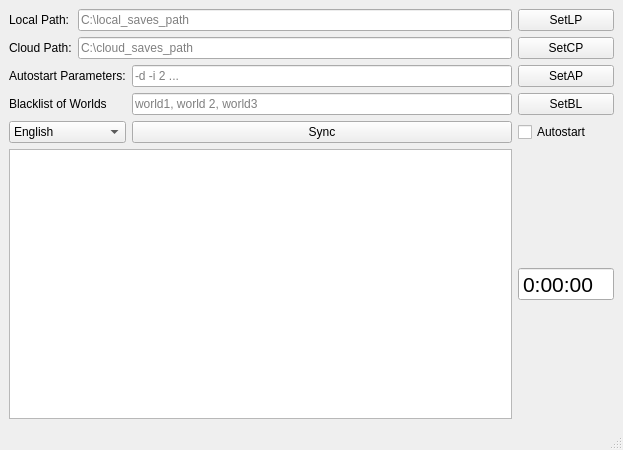
<?xml version="1.0" encoding="UTF-8"?>
<ui version="4.0">
 <class>MainWindow</class>
 <widget class="QMainWindow" name="MainWindow">
  <property name="geometry">
   <rect>
    <x>0</x>
    <y>0</y>
    <width>623</width>
    <height>450</height>
   </rect>
  </property>
  <property name="windowTitle">
   <string>MainWindow</string>
  </property>
  <widget class="QWidget" name="centralwidget">
   <layout class="QGridLayout" name="gridLayout">
    <item row="5" column="0" colspan="3">
     <widget class="QTextEdit" name="consola"/>
    </item>
    <item row="2" column="0" colspan="2">
     <widget class="QLabel" name="autostart_parameters_label">
      <property name="text">
       <string>Autostart Parameters:</string>
      </property>
     </widget>
    </item>
    <item row="4" column="4">
     <widget class="QCheckBox" name="autostart_checkbox">
      <property name="text">
       <string>Autostart</string>
      </property>
     </widget>
    </item>
    <item row="3" column="0" colspan="2">
     <widget class="QLabel" name="blacklist_label">
      <property name="text">
       <string>Blacklist of Worlds</string>
      </property>
     </widget>
    </item>
    <item row="0" column="4">
     <widget class="QPushButton" name="setlp">
      <property name="text">
       <string>SetLP</string>
      </property>
     </widget>
    </item>
    <item row="2" column="2">
     <widget class="QLineEdit" name="autostart_parameters_line_edit">
      <property name="placeholderText">
       <string>-d -i 2 ...</string>
      </property>
     </widget>
    </item>
    <item row="0" column="0">
     <widget class="QLabel" name="local_path_label">
      <property name="text">
       <string>Local Path:</string>
      </property>
     </widget>
    </item>
    <item row="0" column="1" colspan="2">
     <widget class="QLineEdit" name="local_path_line_edit">
      <property name="placeholderText">
       <string>C:\local_saves_path</string>
      </property>
     </widget>
    </item>
    <item row="3" column="4">
     <widget class="QPushButton" name="setbl">
      <property name="text">
       <string>SetBL</string>
      </property>
     </widget>
    </item>
    <item row="1" column="1" colspan="2">
     <widget class="QLineEdit" name="cloud_path_line_edit">
      <property name="placeholderText">
       <string>C:\cloud_saves_path</string>
      </property>
     </widget>
    </item>
    <item row="2" column="4">
     <widget class="QPushButton" name="SetAP">
      <property name="text">
       <string>SetAP</string>
      </property>
     </widget>
    </item>
    <item row="1" column="0">
     <widget class="QLabel" name="cloud_path_label">
      <property name="text">
       <string>Cloud Path:</string>
      </property>
     </widget>
    </item>
    <item row="4" column="2">
     <widget class="QPushButton" name="boton_sync">
      <property name="text">
       <string>Sync</string>
      </property>
     </widget>
    </item>
    <item row="1" column="4">
     <widget class="QPushButton" name="setcp">
      <property name="text">
       <string>SetCP</string>
      </property>
     </widget>
    </item>
    <item row="3" column="2">
     <widget class="QLineEdit" name="blacklist_line_edit">
      <property name="placeholderText">
       <string>world1, world 2, world3</string>
      </property>
     </widget>
    </item>
    <item row="4" column="0" colspan="2">
     <widget class="QComboBox" name="select_language">
      <item>
       <property name="text">
        <string>English</string>
       </property>
      </item>
      <item>
       <property name="text">
        <string>Español</string>
       </property>
      </item>
     </widget>
    </item>
    <item row="5" column="4">
     <widget class="QTimeEdit" name="timeEdit">
      <property name="font">
       <font>
        <pointsize>16</pointsize>
       </font>
      </property>
      <property name="buttonSymbols">
       <enum>QAbstractSpinBox::ButtonSymbols::NoButtons</enum>
      </property>
      <property name="displayFormat">
       <string>h:mm:ss</string>
      </property>
     </widget>
    </item>
   </layout>
  </widget>
  <widget class="QMenuBar" name="menubar">
   <property name="geometry">
    <rect>
     <x>0</x>
     <y>0</y>
     <width>623</width>
     <height>33</height>
    </rect>
   </property>
  </widget>
  <widget class="QStatusBar" name="statusbar"/>
 </widget>
 <resources/>
 <connections/>
</ui>
